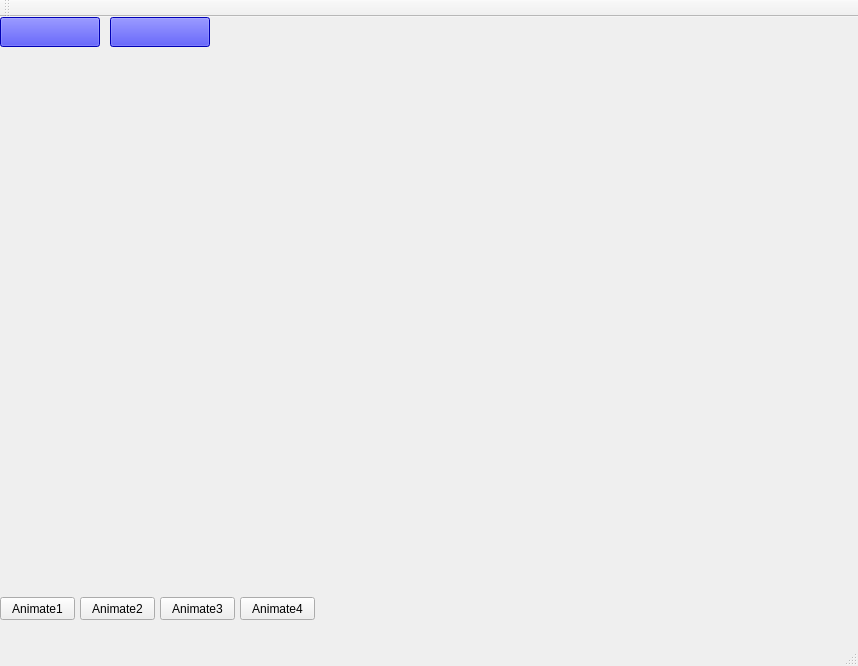
<?xml version="1.0" encoding="UTF-8"?>
<ui version="4.0">
 <class>MainWindow</class>
 <widget class="QMainWindow" name="MainWindow">
  <property name="geometry">
   <rect>
    <x>0</x>
    <y>0</y>
    <width>858</width>
    <height>666</height>
   </rect>
  </property>
  <property name="windowTitle">
   <string>MainWindow</string>
  </property>
  <widget class="QWidget" name="centralWidget">
   <widget class="QPushButton" name="pbAnimated">
    <property name="geometry">
     <rect>
      <x>0</x>
      <y>0</y>
      <width>100</width>
      <height>30</height>
     </rect>
    </property>
    <property name="styleSheet">
     <string notr="true">color: rgb(0, 0, 255);
background-color: rgb(0, 0, 255);</string>
    </property>
    <property name="text">
     <string/>
    </property>
   </widget>
   <widget class="QPushButton" name="pbStart">
    <property name="geometry">
     <rect>
      <x>0</x>
      <y>580</y>
      <width>75</width>
      <height>23</height>
     </rect>
    </property>
    <property name="text">
     <string>Animate1</string>
    </property>
   </widget>
   <widget class="QPushButton" name="pbStart_2">
    <property name="geometry">
     <rect>
      <x>80</x>
      <y>580</y>
      <width>75</width>
      <height>23</height>
     </rect>
    </property>
    <property name="text">
     <string>Animate2</string>
    </property>
   </widget>
   <widget class="QPushButton" name="pbStart_3">
    <property name="geometry">
     <rect>
      <x>160</x>
      <y>580</y>
      <width>75</width>
      <height>23</height>
     </rect>
    </property>
    <property name="text">
     <string>Animate3</string>
    </property>
   </widget>
   <widget class="QPushButton" name="pbAnimated_2">
    <property name="geometry">
     <rect>
      <x>110</x>
      <y>0</y>
      <width>100</width>
      <height>30</height>
     </rect>
    </property>
    <property name="styleSheet">
     <string notr="true">color: rgb(0, 0, 255);
background-color: rgb(0, 0, 255);</string>
    </property>
    <property name="text">
     <string/>
    </property>
   </widget>
   <widget class="QPushButton" name="pbStart_4">
    <property name="geometry">
     <rect>
      <x>240</x>
      <y>580</y>
      <width>75</width>
      <height>23</height>
     </rect>
    </property>
    <property name="text">
     <string>Animate4</string>
    </property>
   </widget>
  </widget>
  <widget class="QMenuBar" name="menuBar">
   <property name="geometry">
    <rect>
     <x>0</x>
     <y>0</y>
     <width>858</width>
     <height>21</height>
    </rect>
   </property>
  </widget>
  <widget class="QToolBar" name="mainToolBar">
   <attribute name="toolBarArea">
    <enum>TopToolBarArea</enum>
   </attribute>
   <attribute name="toolBarBreak">
    <bool>false</bool>
   </attribute>
  </widget>
  <widget class="QStatusBar" name="statusBar"/>
 </widget>
 <layoutdefault spacing="6" margin="11"/>
 <resources/>
 <connections/>
</ui>
